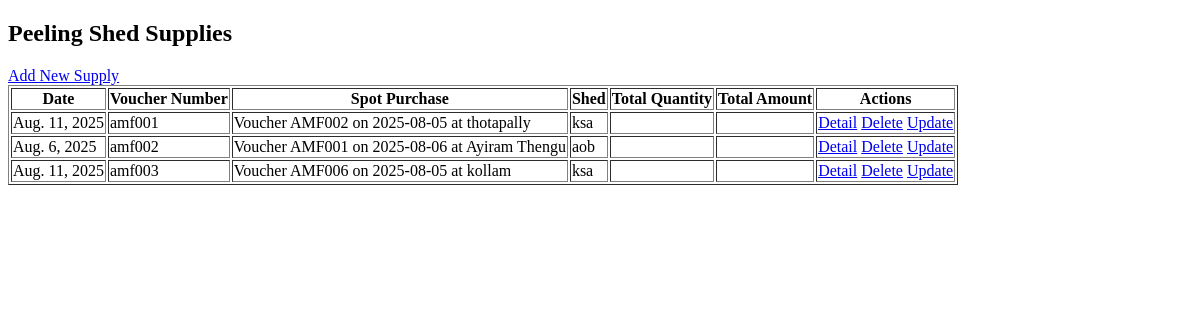
Before: /adminapp/peeling-shed-supply/ with the older database file.
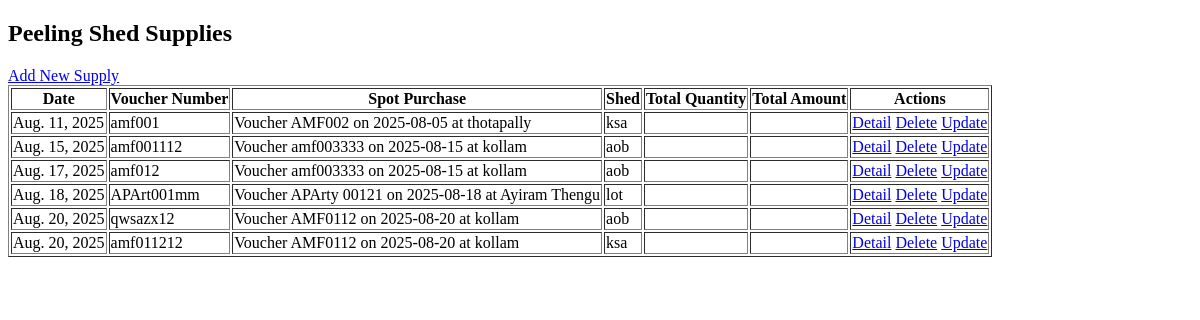
After: the same page with the newer database file.
### adminapp/models.py (models this page shows, shortened)
class PeelingShedSupply(models.Model):
    date = models.DateField()
    voucher_number = models.CharField(max_length=50)
    shed = models.ForeignKey('shed', on_delete=models.CASCADE)
    vehicle_number = models.CharField(max_length=50)
    spot_purchase_date = models.DateField(null=True, blank=True)
    spot_purchase = models.ForeignKey('SpotPurchase', on_delete=models.CASCADE)
    spot_purchase_item = models.ForeignKey('SpotPurchaseItem', on_delete=models.CASCADE)
    SpotPurchase_total_boxes = models.PositiveIntegerField()
    SpotPurchase_quantity = models.DecimalField(max_digits=10, decimal_places=2)
    SpotPurchase_average_box_weight = models.DecimalField(max_digits=10, decimal_places=2, default=0)
    boxes_received_shed = models.PositiveIntegerField(default=0)
    quantity_received_shed = models.DecimalField(max_digits=10, decimal_places=2, default=0)

class BaseModel(models.Model):
    id = models.CharField(
        primary_key=True,
        max_length=4,
        editable=False,
        unique=True,
        default=generate_short_id
    )
    class Meta:
        abstract = True

class SpotPurchase(BaseModel):
    date = models.DateField()
    voucher_number = models.CharField(max_length=20, unique=True)
    spot = models.ForeignKey('PurchasingSpot', on_delete=models.CASCADE)
    supervisor = models.ForeignKey('PurchasingSupervisor', on_delete=models.CASCADE)
    agent = models.ForeignKey('PurchasingAgent', on_delete=models.CASCADE)
    total_amount = models.DecimalField(max_digits=12, decimal_places=2, default=0)
    total_quantity = models.DecimalField(max_digits=12, decimal_places=2, default=0)
    total_items = models.IntegerField(null=True, blank=True)
    def __str__(self):
        return f"Voucher {self.voucher_number} on {self.date} at {self.spot.location_name}"

class PurchasingSpot(BaseModel):
    location_name = models.CharField(max_length=150)
    district = models.CharField(max_length=100, blank=True)
    state = models.CharField(max_length=100, blank=True)
    code = models.CharField(null=True,blank=True,unique=True,max_length=100)

class Shed(models.Model):
    name = models.CharField(max_length=100, unique=True)
    code = models.CharField(max_length=50, unique=True)
    address = models.TextField()
    contact_number = models.CharField(max_length=20)
    capacity_per_day_kg = models.DecimalField(max_digits=10, decimal_places=2)
    def __str__(self):
        return self.name

### adminapp/views.py (the view)
# urls.py: path('peeling-shed-supply/', views.PeelingShedSupplyListView.as_view(), name='peeling_shed_supply_list'),
class PeelingShedSupplyListView(ListView):
    model = PeelingShedSupply
    template_name = 'adminapp/purchases/peeling_shed_supply_list.html'
    context_object_name = 'supplies'

### adminapp/templates/adminapp/purchases/peeling_shed_supply_list.html (shortened to what this page needs)
<!DOCTYPE html>
<html>
<head>
</head>
<body>
    <h2>Peeling Shed Supplies</h2>
    <a href="{% url 'adminapp:create_peeling_shed_supply' %}">Add New Supply</a>
    <table border="1">
        <thead>
            <tr>
                <th>Date</th>
                <th>Voucher Number</th>
                <th>Spot Purchase</th>
                <th>Shed</th>
                <th>Total Quantity</th>
                <th>Total Amount</th>
                <th>Actions</th>
            </tr>
        </thead>
        <tbody>
            {% for supply in supplies %}
            <tr>
                <td>{{ supply.date }}</td>
                <td>{{ supply.voucher_number }}</td>
                <td>{{ supply.spot_purchase }}</td>
                <td>{{ supply.shed }}</td>
                <td>{{ supply.total_quantity }}</td>
                <td>{{ supply.total_amount }}</td>
                <td>
                    <a href="{% url 'adminapp:peeling_shed_supply_detail' supply.pk %}">Detail</a>
                    <a href="{% url 'adminapp:peeling_shed_supply_delete' supply.pk %}">Delete</a>
                    <a href="{% url 'adminapp:peeling_shed_supply_update' supply.pk %}">Update</a>
                </td>
            </tr>
            {% empty %}
            <tr><td colspan="7">No records found.</td></tr>
            {% endfor %}
        </tbody>
    </table>
</body>
</html>

Changed rows visible on the page:
removed PeelingShedSupply: date "Aug. 6, 2025", voucher_number "amf002", spot_purchase "Voucher AMF001 on 2025-08-06 at Ayiram Thengu", shed "aob"
removed PeelingShedSupply: date "Aug. 11, 2025", voucher_number "amf003", spot_purchase "Voucher AMF006 on 2025-08-05 at kollam", shed "ksa"
added PeelingShedSupply: date "Aug. 15, 2025", voucher_number "amf001112", spot_purchase "Voucher amf003333 on 2025-08-15 at kollam", shed "aob"
added PeelingShedSupply: date "Aug. 17, 2025", voucher_number "amf012", spot_purchase "Voucher amf003333 on 2025-08-15 at kollam", shed "aob"
added PeelingShedSupply: date "Aug. 18, 2025", voucher_number "APArt001mm", spot_purchase "Voucher APArty 00121 on 2025-08-18 at Ayiram Thengu", shed "lot"
added PeelingShedSupply: date "Aug. 20, 2025", voucher_number "qwsazx12", spot_purchase "Voucher AMF0112 on 2025-08-20 at kollam", shed "aob"
added PeelingShedSupply: date "Aug. 20, 2025", voucher_number "amf011212", spot_purchase "Voucher AMF0112 on 2025-08-20 at kollam", shed "ksa"
